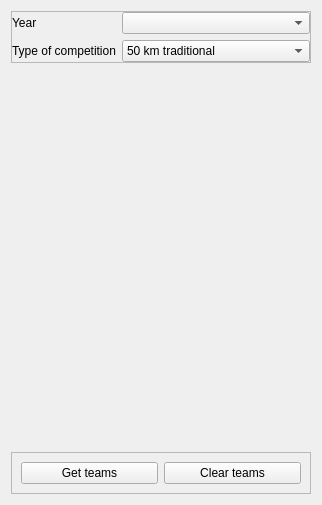
      <widget class="QWidget" name="Teams">
       <attribute name="title">
        <string>Top 10 teams</string>
       </attribute>
       <layout class="QVBoxLayout" name="verticalLayout_6">
        <item>
         <widget class="QFrame" name="frame_10">
          <property name="frameShape">
           <enum>QFrame::StyledPanel</enum>
          </property>
          <property name="frameShadow">
           <enum>QFrame::Raised</enum>
          </property>
          <layout class="QFormLayout" name="formLayout_7">
           <property name="leftMargin">
            <number>0</number>
           </property>
           <property name="topMargin">
            <number>0</number>
           </property>
           <property name="rightMargin">
            <number>0</number>
           </property>
           <property name="bottomMargin">
            <number>0</number>
           </property>
           <item row="0" column="0">
            <widget class="QLabel" name="label_18">
             <property name="text">
              <string>Year</string>
             </property>
            </widget>
           </item>
           <item row="0" column="1">
            <widget class="QComboBox" name="u_teamsYear"/>
           </item>
           <item row="1" column="0">
            <widget class="QLabel" name="label_24">
             <property name="text">
              <string>Type of competition</string>
             </property>
            </widget>
           </item>
           <item row="1" column="1">
            <widget class="QComboBox" name="u_teamsType">
             <item>
              <property name="text">
               <string>50 km traditional</string>
              </property>
             </item>
             <item>
              <property name="text">
               <string>50 km freestyle</string>
              </property>
             </item>
             <item>
              <property name="text">
               <string>100km traditional</string>
              </property>
             </item>
             <item>
              <property name="text">
               <string>32km traditional</string>
              </property>
             </item>
             <item>
              <property name="text">
               <string>20km freestyle</string>
              </property>
             </item>
             <item>
              <property name="text">
               <string>32km freestyle</string>
              </property>
             </item>
             <item>
              <property name="text">
               <string>20km freestyle, juniors</string>
              </property>
             </item>
             <item>
              <property name="text">
               <string>42km traditional</string>
              </property>
             </item>
             <item>
              <property name="text">
               <string>42km freestyle</string>
              </property>
             </item>
             <item>
              <property name="text">
               <string>32km freestyle (2014)</string>
              </property>
             </item>
             <item>
              <property name="text">
               <string>20km traditional (2014)</string>
              </property>
             </item>
             <item>
              <property name="text">
               <string>30km traditional (2002-2005)</string>
              </property>
             </item>
             <item>
              <property name="text">
               <string>44km traditional (2002)</string>
              </property>
             </item>
             <item>
              <property name="text">
               <string>60km traditional (2003-2005)</string>
              </property>
             </item>
             <item>
              <property name="text">
               <string>62km traditional (2006)</string>
              </property>
             </item>
             <item>
              <property name="text">
               <string>25km traditional</string>
              </property>
             </item>
             <item>
              <property name="text">
               <string>32km traditional</string>
              </property>
             </item>
             <item>
              <property name="text">
               <string>35km traditional</string>
              </property>
             </item>
             <item>
              <property name="text">
               <string>45km traditional</string>
              </property>
             </item>
             <item>
              <property name="text">
               <string>52km traditional</string>
              </property>
             </item>
             <item>
              <property name="text">
               <string>53km traditional</string>
              </property>
             </item>
             <item>
              <property name="text">
               <string>75km traditional</string>
              </property>
             </item>
             <item>
              <property name="text">
               <string>30km freestyle</string>
              </property>
             </item>
             <item>
              <property name="text">
               <string>45km freestyle</string>
              </property>
             </item>
             <item>
              <property name="text">
               <string>53km freestyle</string>
              </property>
             </item>
             <item>
              <property name="text">
               <string>75km freestyle</string>
              </property>
             </item>
            </widget>
           </item>
          </layout>
         </widget>
        </item>
        <item>
         <spacer name="verticalSpacer_6">
          <property name="orientation">
           <enum>Qt::Vertical</enum>
          </property>
          <property name="sizeHint" stdset="0">
           <size>
            <width>20</width>
            <height>383</height>
           </size>
          </property>
         </spacer>
        </item>
        <item>
         <widget class="QFrame" name="frame_11">
          <property name="frameShape">
           <enum>QFrame::StyledPanel</enum>
          </property>
          <property name="frameShadow">
           <enum>QFrame::Raised</enum>
          </property>
          <layout class="QHBoxLayout" name="horizontalLayout_9">
           <item>
            <widget class="QPushButton" name="u_getTeams">
             <property name="text">
              <string>Get teams</string>
             </property>
            </widget>
           </item>
           <item>
            <widget class="QPushButton" name="u_clearTeams">
             <property name="text">
              <string>Clear teams</string>
             </property>
            </widget>
           </item>
          </layout>
         </widget>
        </item>
       </layout>
      </widget>
